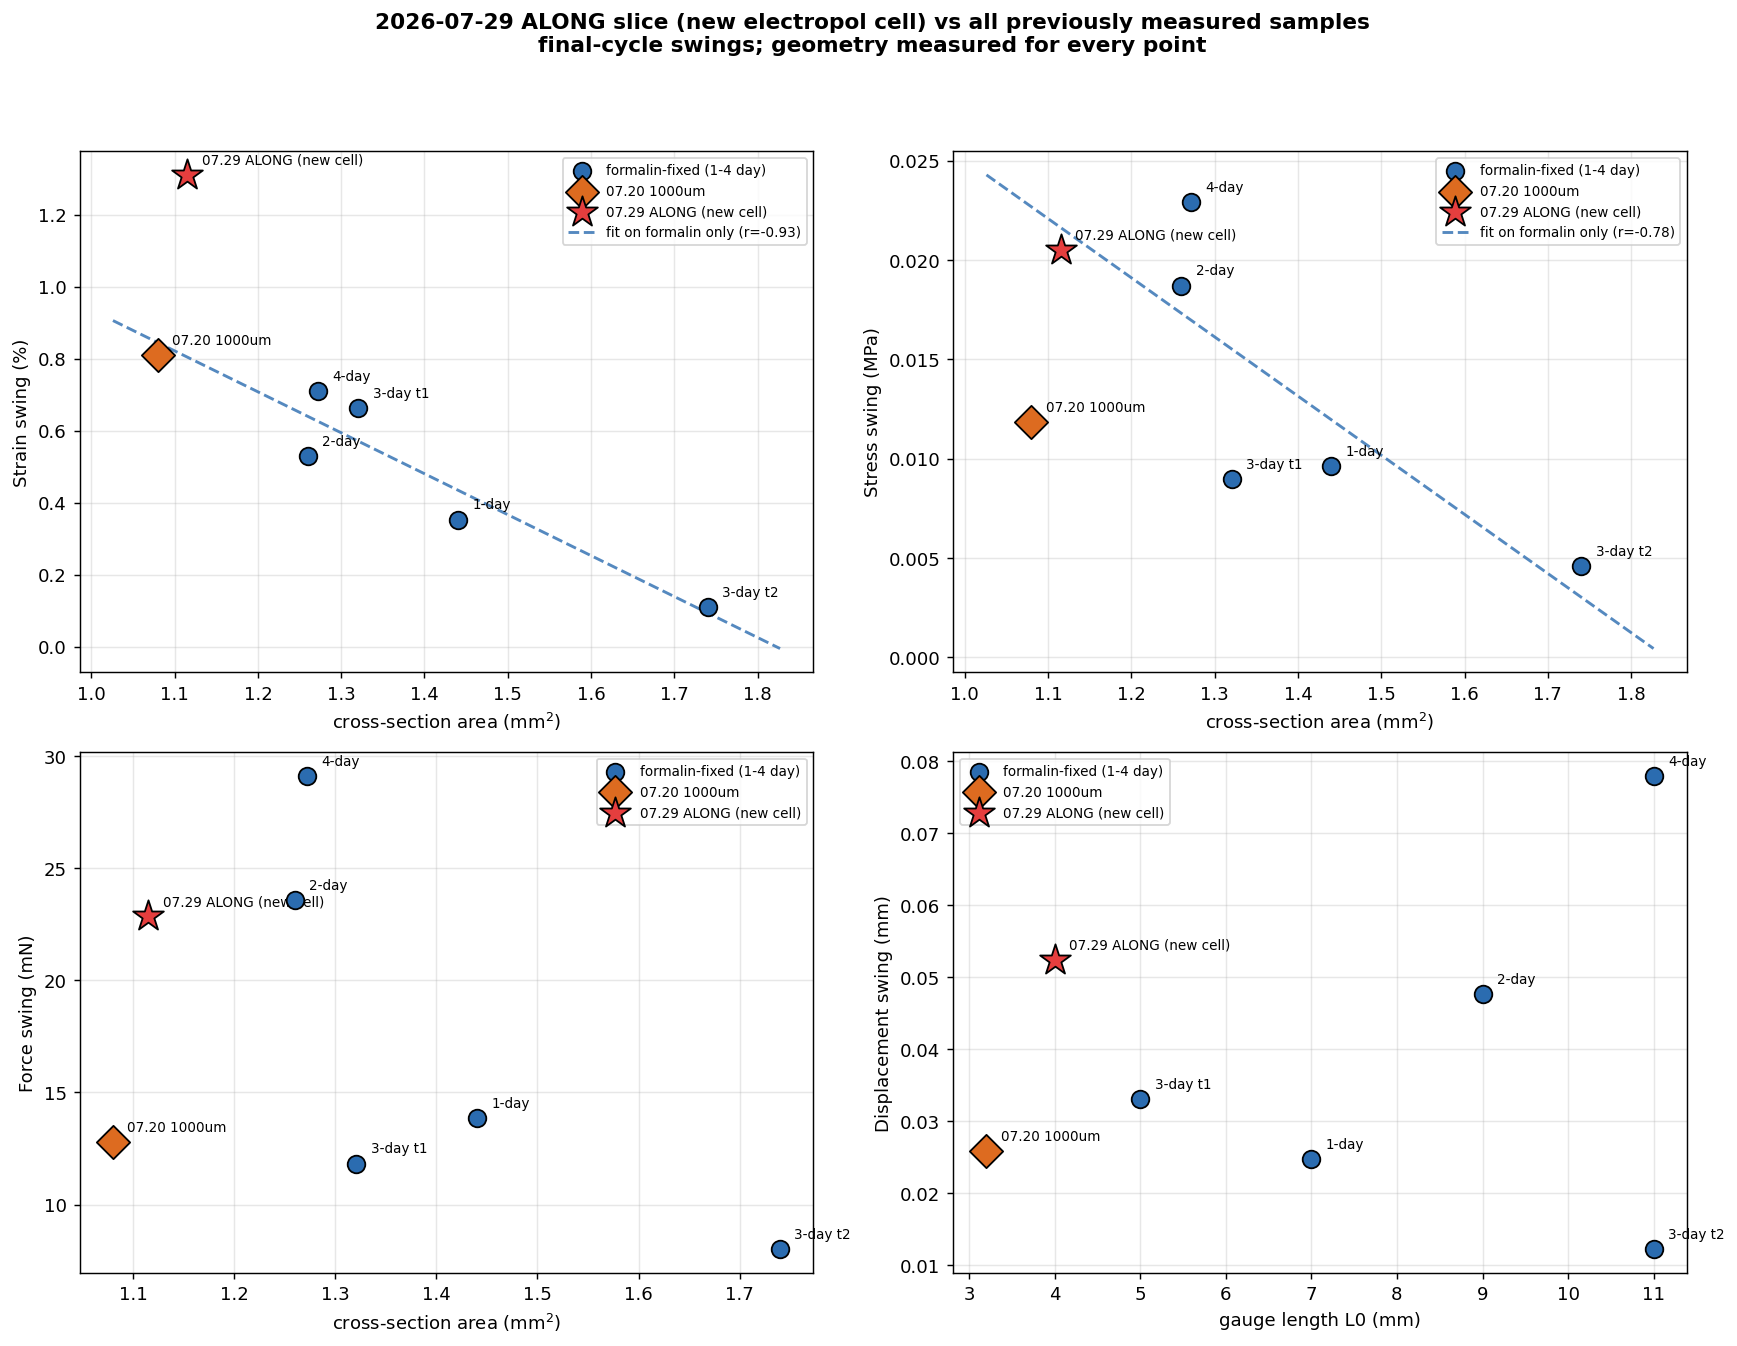

Recreate this plot in Python.
"""
Where the 2026-07-29 "ALONG" slice (new electropol cell) lands against every previously
measured sample: the 1/2/3/4-day formalin-fixed set and the 2026-07-20 1000 um slice.

Extends 7.15.26_thin_ppy_chicken_experiments/cv_20260720_vs_formalin_geometry.py with the
07.29 point, now that its geometry is measured (W 5.0 mm, L0 4.0 mm, T 0.2230 mm).

All values are final-cycle (cycle 3) swings. NOTE the correction pipelines differ slightly:
the formalin notebooks use a global linear-slippage fit across all three scans, while the
07.20 and 07.29 runs use per-cycle creep removal.
"""

import numpy as np
import pandas as pd
import matplotlib.pyplot as plt
from scipy import stats

# formalin set: values read from geometry_correlation.ipynb (executed outputs)
FORMALIN = pd.DataFrame([
    dict(label="1-day",    day=1, L0=7.0,  W=4.0, T=0.360, force_mN=13.8403, disp_mm=0.0247),
    dict(label="2-day",    day=2, L0=9.0,  W=2.8, T=0.450, force_mN=23.5770, disp_mm=0.0477),
    dict(label="3-day t1", day=3, L0=5.0,  W=3.1, T=0.426, force_mN=11.8312, disp_mm=0.0331),
    dict(label="3-day t2", day=3, L0=11.0, W=2.5, T=0.696, force_mN=8.0013,  disp_mm=0.0122),
    dict(label="4-day",    day=4, L0=11.0, W=3.4, T=0.374, force_mN=29.1361, disp_mm=0.0780),
])
PRIOR = pd.DataFrame([
    dict(label="07.20 1000um", L0=3.2, W=4.0, T=0.270, force_mN=12.7911, disp_mm=0.0259),
])
NEW = pd.DataFrame([
    dict(label="07.29 ALONG (new cell)", L0=4.0, W=5.0, T=0.2230,
         force_mN=22.8683, disp_mm=0.0524),
])

for df in (FORMALIN, PRIOR, NEW):
    df["area_mm2"] = df["W"] * df["T"]
    df["stress_MPa"] = df["force_mN"] / df["area_mm2"] / 1000.0
    df["strain_pct"] = df["disp_mm"] / df["L0"] * 100.0

allx = pd.concat([FORMALIN, PRIOR, NEW], ignore_index=True)
prev = pd.concat([FORMALIN, PRIOR], ignore_index=True)
cols = ["label", "L0", "W", "T", "area_mm2", "force_mN", "disp_mm", "stress_MPa",
        "strain_pct"]
pd.set_option("display.width", 220, "display.max_columns", 20)
print("=== all samples (final-cycle swings) ===")
print(allx[cols].round(4).to_string(index=False))

print("\n=== where 07.29 ranks (1 = highest) ===")
for m in ["force_mN", "disp_mm", "stress_MPa", "strain_pct"]:
    rank = int((allx[m] > NEW[m].iloc[0]).sum()) + 1
    print(f"  {m:11s}: {NEW[m].iloc[0]:.4f}  -> rank {rank} of {len(allx)}"
          f"   (previous best {prev[m].max():.4f}, median {prev[m].median():.4f})")

print("\n=== area correlations ===")
for resp in ["strain_pct", "stress_MPa", "force_mN", "disp_mm"]:
    a = stats.pearsonr(FORMALIN["area_mm2"], FORMALIN[resp])
    b = stats.pearsonr(allx["area_mm2"], allx[resp])
    print(f"  {resp:11s} vs area:  formalin-only r={a[0]:+.3f} (p={a[1]:.3f}, n=5)"
          f"   all samples r={b[0]:+.3f} (p={b[1]:.3f}, n={len(allx)})")

print("\n=== out-of-sample check: fit on the 5 formalin samples, predict 07.29 ===")
for resp, unit in [("strain_pct", "%"), ("stress_MPa", "MPa")]:
    sl, ic, r, p, se = stats.linregress(FORMALIN["area_mm2"], FORMALIN[resp])
    pred = sl * NEW["area_mm2"].iloc[0] + ic
    obs = NEW[resp].iloc[0]
    print(f"  {resp:11s}: predicted {pred:.4f} {unit}, observed {obs:.4f} {unit} "
          f"({obs/pred:.2f}x predicted)")

# ============================== FIGURE ======================================
plt.rcParams.update({"figure.dpi": 130, "font.size": 10})
fig, axes = plt.subplots(2, 2, figsize=(13.5, 10.5))

PANELS = [
    (axes[0, 0], "area_mm2", "strain_pct", "cross-section area (mm$^2$)",
     "Strain swing (%)", True),
    (axes[0, 1], "area_mm2", "stress_MPa", "cross-section area (mm$^2$)",
     "Stress swing (MPa)", True),
    (axes[1, 0], "area_mm2", "force_mN", "cross-section area (mm$^2$)",
     "Force swing (mN)", False),
    (axes[1, 1], "L0", "disp_mm", "gauge length L0 (mm)",
     "Displacement swing (mm)", False),
]

for ax, xk, yk, xlab, ylab, fitline in PANELS:
    ax.scatter(FORMALIN[xk], FORMALIN[yk], s=95, color="#2b6cb0", ec="k", zorder=4,
               label="formalin-fixed (1-4 day)")
    ax.scatter(PRIOR[xk], PRIOR[yk], s=170, color="#dd6b20", marker="D", ec="k",
               zorder=5, label="07.20 1000um")
    ax.scatter(NEW[xk], NEW[yk], s=320, color="#e53e3e", marker="*", ec="k", zorder=6,
               label="07.29 ALONG (new cell)")
    for _, r in allx.iterrows():
        ax.annotate(r["label"], (r[xk], r[yk]), textcoords="offset points",
                    xytext=(8, 6), fontsize=7.5)
    if fitline:
        sl, ic, rr, pp, se = stats.linregress(FORMALIN[xk], FORMALIN[yk])
        xs = np.linspace(allx[xk].min() * 0.95, allx[xk].max() * 1.05, 50)
        ax.plot(xs, sl * xs + ic, ls="--", color="#2b6cb0", lw=1.6, alpha=0.8,
                label=f"fit on formalin only (r={rr:+.2f})")
    ax.set(xlabel=xlab, ylabel=ylab)
    ax.grid(alpha=0.3)
    ax.legend(fontsize=7.5)

fig.suptitle("2026-07-29 ALONG slice (new electropol cell) vs all previously measured "
             "samples\nfinal-cycle swings; geometry measured for every point",
             fontweight="bold")
fig.tight_layout(rect=[0, 0, 1, 0.94])
fig.savefig("cv_20260729_vs_all_samples.png", bbox_inches="tight")
print("\nsaved cv_20260729_vs_all_samples.png")
